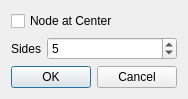
<?xml version="1.0" encoding="UTF-8"?>
<ui version="4.0">
 <class>Dialog_Insert_Polygon</class>
 <widget class="QDialog" name="Dialog_Insert_Polygon">
  <property name="geometry">
   <rect>
    <x>0</x>
    <y>0</y>
    <width>184</width>
    <height>98</height>
   </rect>
  </property>
  <property name="windowTitle">
   <string>Insert Polygon</string>
  </property>
  <property name="windowIcon">
   <iconset theme="draw-polygon">
    <normaloff/>
   </iconset>
  </property>
  <layout class="QGridLayout" name="gridLayout">
   <item row="1" column="0">
    <widget class="QLabel" name="label">
     <property name="sizePolicy">
      <sizepolicy hsizetype="Fixed" vsizetype="Preferred">
       <horstretch>0</horstretch>
       <verstretch>0</verstretch>
      </sizepolicy>
     </property>
     <property name="text">
      <string>Sides</string>
     </property>
    </widget>
   </item>
   <item row="1" column="1">
    <widget class="QSpinBox" name="spin_sides">
     <property name="minimum">
      <number>3</number>
     </property>
     <property name="maximum">
      <number>32</number>
     </property>
     <property name="value">
      <number>5</number>
     </property>
    </widget>
   </item>
   <item row="0" column="0" colspan="2">
    <widget class="QCheckBox" name="check_middle_node">
     <property name="toolTip">
      <string>Whether there should be a node connected to the vertices on the center of the polygon</string>
     </property>
     <property name="text">
      <string>Node at Center</string>
     </property>
    </widget>
   </item>
   <item row="2" column="0" colspan="2">
    <widget class="QDialogButtonBox" name="buttonBox">
     <property name="orientation">
      <enum>Qt::Horizontal</enum>
     </property>
     <property name="standardButtons">
      <set>QDialogButtonBox::Cancel|QDialogButtonBox::Ok</set>
     </property>
    </widget>
   </item>
  </layout>
 </widget>
 <resources/>
 <connections>
  <connection>
   <sender>buttonBox</sender>
   <signal>accepted()</signal>
   <receiver>Dialog_Insert_Polygon</receiver>
   <slot>accept()</slot>
   <hints>
    <hint type="sourcelabel">
     <x>248</x>
     <y>254</y>
    </hint>
    <hint type="destinationlabel">
     <x>157</x>
     <y>274</y>
    </hint>
   </hints>
  </connection>
  <connection>
   <sender>buttonBox</sender>
   <signal>rejected()</signal>
   <receiver>Dialog_Insert_Polygon</receiver>
   <slot>reject()</slot>
   <hints>
    <hint type="sourcelabel">
     <x>316</x>
     <y>260</y>
    </hint>
    <hint type="destinationlabel">
     <x>286</x>
     <y>274</y>
    </hint>
   </hints>
  </connection>
 </connections>
</ui>
